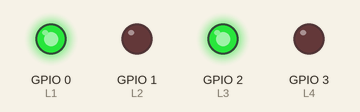
This program was run on a simulated ESP32-S2. Parts: output pins drawn as LEDs (lit = HIGH). What the program prints to the serial monitor is not drawn.

Above: at 0.5 s.
At 3.5 s:
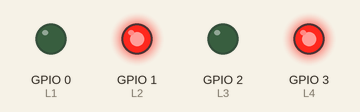
Timing chart, 0 to 4.6 s (numbered marks = the images above):
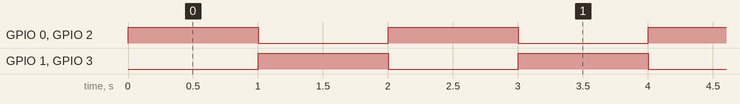

The program:

main.cpp
```cpp
#include <Arduino.h>

int L1 = 0;
int L2 = 1;
int L3 = 2;
int L4 = 3;


void encender_rojos ()
  {digitalWrite(L1, LOW);
   digitalWrite(L2, HIGH);
   digitalWrite(L3, LOW);
   digitalWrite(L4, HIGH);
   }

   void encender_verdes ()
  {digitalWrite(L1, HIGH);
   digitalWrite(L2, LOW);
   digitalWrite(L3, HIGH);
   digitalWrite(L4, LOW);
   }

void setup() {
  pinMode(L1, OUTPUT);
  pinMode(L2, OUTPUT);
  pinMode(L3, OUTPUT);
  pinMode(L4, OUTPUT);
  digitalWrite(L1, LOW);
  digitalWrite(L2, LOW);
  digitalWrite(L3, LOW);
  digitalWrite(L4, LOW);
  Serial.begin(115200);
  Serial.println("Alternando entre rojos y verdes");

}

void loop() {
  encender_verdes();
  delay(1000);
  encender_rojos();
  delay(1000);
}
```

Measured:
- by itself, GPIO 0 (L1), GPIO 1 (L2), GPIO 2 (L3), GPIO 3 (L4): alternates HIGH for 1.0 s and LOW for 1.0 s
